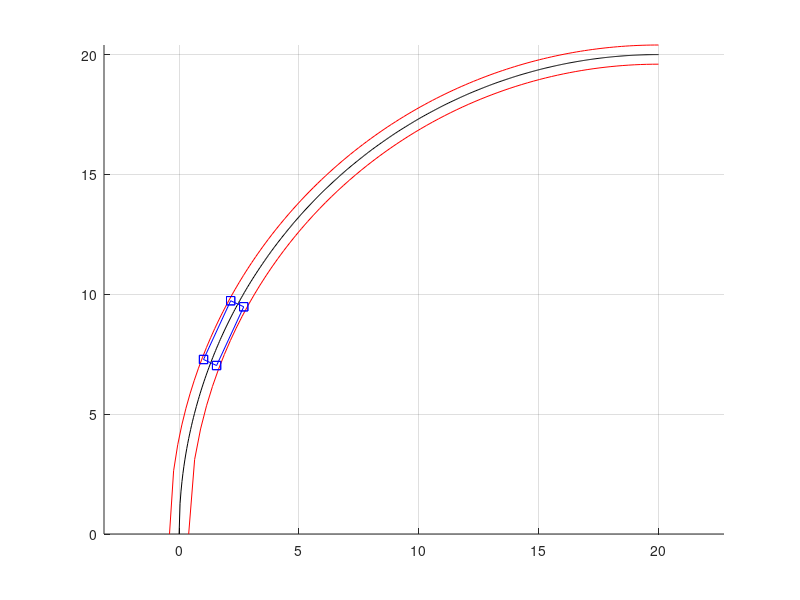

This figure's MATLAB source:
% Clear workspace variables, console and existing inputs
clc, clear all, clear vars


% Track characteristics variables

% Minimum track curvature radius
radius = 20
% Loading gauge width
load_gauge = 0.8

% Locomotive dimensions variables

% Locomotive length
loco_length = 2.7
% Locomotive width
loco_width = 0.6
% Distance between bogies (pivot)
bogie_dist = 1.6


% Calculate track
x_track = linspace(0, radius, 500);
x_outer = linspace(-load_gauge/2, radius, 120);
x_inner = linspace(load_gauge/2, radius, 80);

y_track = sqrt(radius^2 - (x_track-radius).^2);
y_outer = sqrt((radius+(load_gauge/2))^2 - (x_outer-radius).^2);
y_inner = sqrt((radius-(load_gauge/2))^2 - (x_inner-radius).^2);


% Calculate locomotive position

alpha = acos(-(bogie_dist^2/(2*radius^2)) + 1)
pivot_back = [0, 0];
pivot_front = [radius - radius*cos(alpha), radius*sin(alpha)];
% Locomotive "roll" - angle relative to track tagent
theta = atan(pivot_front(2)/pivot_front(1))

% Calculate rotation matrix (it differs from literature rotation matrices)
rotation_mat = [cos(theta), -sin(theta); sin(theta), cos(theta)];

% Locomotive position matrix (each corner corresponds to a column)
% Locomotive corners are mentioned counter-clockwise with the first one
% being the bottom left corner (locomotive end)
locomotive_pos = [-(loco_length-bogie_dist)/2, -(loco_length-bogie_dist)/2, bogie_dist+(loco_length-bogie_dist)/2, bogie_dist+(loco_length-bogie_dist)/2;
                  -loco_width/2, loco_width/2, loco_width/2, -loco_width/2];

% Rotate local coordinates to global coordinates
locomotive_pos = rotation_mat*locomotive_pos;


% Giving the locomotive an "advance" for better visualisation of the results
gamma = pi/8;
advance = [radius*(1-cos(gamma)); radius*sin(gamma)];
rotation_adv = [cos(gamma), sin(gamma); -sin(gamma), cos(gamma)];

locomotive_pos = rotation_adv*locomotive_pos;

locomotive_pos(1, :) = locomotive_pos(1, :) + advance(1);
locomotive_pos(2, :) = locomotive_pos(2, :) + advance(2);


% Plot track loading gauge position and locomotive ocupation

% Plot settings: grid lines and constant ratio between x-axis and y-axis
grid on
hold on
axis equal
hold on

% Track
plot(x_track, y_track, 'black')
hold on
plot(x_outer, y_outer, 'red')
hold on
plot(x_inner, y_inner, 'red')
hold on

% Locomotive corners and walls
plot([locomotive_pos(1,1), locomotive_pos(1,2)], [locomotive_pos(2,1), locomotive_pos(2,2)], 'b-s')
hold on
plot([locomotive_pos(1,2), locomotive_pos(1,3)], [locomotive_pos(2,2), locomotive_pos(2,3)], 'b-s')
hold on
plot([locomotive_pos(1,3), locomotive_pos(1,4)], [locomotive_pos(2,3), locomotive_pos(2,4)], 'b-s')
hold on
plot([locomotive_pos(1,4), locomotive_pos(1,1)], [locomotive_pos(2,4), locomotive_pos(2,1)], 'b-s')
hold on
